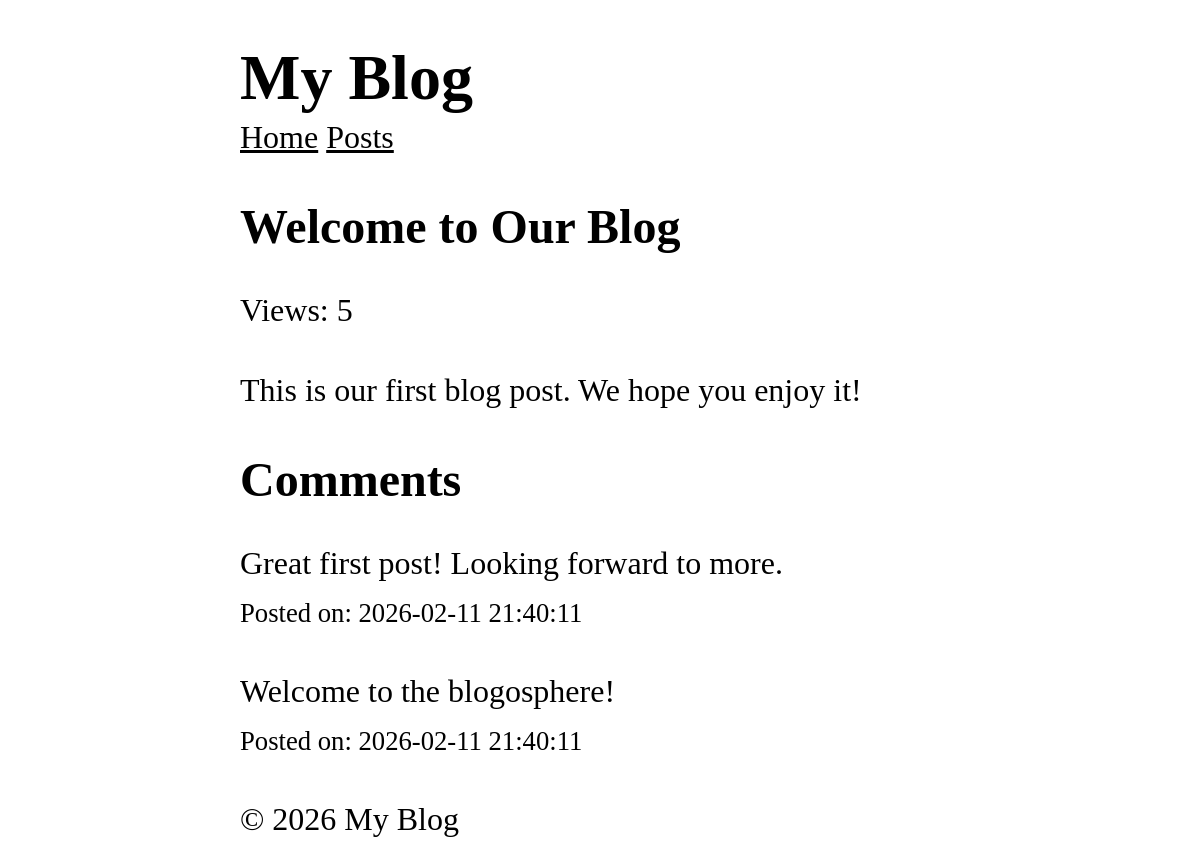
/posts/1, run on the app's committed database.
### tables this page shows
CREATE TABLE posts (
    id INTEGER PRIMARY KEY AUTOINCREMENT,
    title TEXT NOT NULL,
    content TEXT NOT NULL,
    views INTEGER DEFAULT 0,
    user_id INTEGER NOT NULL,
    created_at DATETIME DEFAULT CURRENT_TIMESTAMP,
    FOREIGN KEY (user_id) REFERENCES users (id)
);

CREATE TABLE comments (
    id INTEGER PRIMARY KEY AUTOINCREMENT,
    content TEXT NOT NULL,
    user_id INTEGER NOT NULL,
    post_id INTEGER NOT NULL,
    created_at DATETIME DEFAULT CURRENT_TIMESTAMP,
    FOREIGN KEY (user_id) REFERENCES users (id),
    FOREIGN KEY (post_id) REFERENCES posts (id)
);

### core/View.php (called while the page is built, shortened)
<?php
class View {
    public static function render(string $template, array $data = [], ?string $layout = null): string {
        $content = static::renderTemplate(
            $template,
            $data
        );
        return static::renderLayout($layout, $data, $content);
    }
    protected static function renderTemplate(string $template, array $data): string {
        extract($data);
        $path = dirname(__DIR__). "/app/Views/$template.php";
        require $path;
        return ob_get_clean();
    }
    protected static function renderLayout(?string $template, array $data, string $content): string {
        return ob_get_clean();
    }
}

### app/Controllers/PostController.php (called while the page is built, shortened)
<?php
class PostController {
    public function show($id) {
        $post = Post::find($id);
        $comments = Comment::forPost($id);
        return View::render(
            template: 'post/show',
            layout: 'layouts/main',
            data: ['post' => $post, 'comments' => $comments]
        );
    }
}

### public/index.php (called while the page is built, shortened)
<?php
$router = new Router();
$uri = parse_url($_SERVER['REQUEST_URI'], PHP_URL_PATH);
$method = $_SERVER['REQUEST_METHOD'];
$router->dispatch($uri, $method);

### core/App.php (called while the page is built, shortened)
<?php
class App {
    protected static $container = [];
    public static function bind(string $key, mixed $value): void {
        static::$container[$key] = $value;
    }
    public static function get(string $key): mixed {
        return static::$container[$key];
    }
}

### core/Model.php (called while the page is built, shortened)
<?php
abstract class Model {
    protected static $table;
    public static function find(mixed $id): static | null {
        $db = App::get('database');
        return $db->fetch("SELECT * FROM " . static::$table . " WHERE id = ?", [$id], static::class);
    }
}

### core/Database.php (called while the page is built, shortened)
<?php
class Database {
    protected $pdo;
    public function __construct(array $config) {
        try {
            $dsn = $this->createDsn($config);
            $username = $config['username'] ?? null;
            $password = $config['password'] ?? null;
            $options = $config['options'] ?? null;
            $this->pdo = new PDO($dsn, $username, $password, $options);
            $this->pdo->setAttribute(PDO::ATTR_ERRMODE, PDO::ERRMODE_EXCEPTION);
        } catch (PDOException $e) {
            throw new Exception("Could not connect to the database");
        }
    }
    protected function createDsn(array $config): string {
        $driver = $config['driver'];
        $dbname = $config['dbname'];
        return match($driver) {
            'sqlite' => "sqlite:$dbname",
            default => throw new Exception("Unsupported database driver: $driver")
        };
    }
    public function query(string $sql, array $params = []): PDOStatement {
        $stmt = $this->pdo->prepare($sql);
        $stmt->execute($params);
        return $stmt;
    }
    public function fetchAll(string $sql, array $params = [], ?string $className = null): array {
        $stmt = $this->query($sql, $params);
        return $className
            ? $stmt->fetchAll(PDO::FETCH_CLASS, $className)
            : $stmt->fetchAll(PDO::FETCH_ASSOC);
    }
    public function fetch(string $sql, array $params = [], ?string $className = null): mixed {
        $stmt = $this->query($sql, $params);
        $stmt->setFetchMode(
            $className ? PDO::FETCH_CLASS : PDO::FETCH_ASSOC, $className
        );
        return $stmt->fetch();
    }
}

### app/Models/Comment.php (called while the page is built, shortened)
<?php
class Comment extends Model {
    public static function forPost($postId): array {
        $db = App::get('database');
        return $db->fetchAll(
            "SELECT * FROM comments WHERE post_id = ? ORDER BY created_at DESC",
            [$postId],
            static::class
        );
    }
}

### app/Views/post/show.php (the view)
<article>
    <h1><?= htmlspecialchars($post->title) ?></h1>
    <p>Views: <?= $post->views ?></p>
    <p>
        <?=  nl2br(htmlspecialchars($post->content)) ?>
    </p>
</article>
<section>
    <h2>Comments</h2>
    <?php foreach($comments as $comment): ?>
        <div>
            <p>
             <?=  nl2br(htmlspecialchars($comment->content)) ?>
            </p>
            <small>Posted on: <?=  $comment->created_at ?></small>
        </div>
    <?php endforeach; ?>
</section>

### public/style.css (style rules this page uses)
*, *::before, *::after { box-sizing: border-box; }
html { -moz-text-size-adjust: none; -webkit-text-size-adjust: none; text-size-adjust: none; }
body, h1, h2, h3, h4, p, figure, blockquote, dl, dd { margin-block-end: 0; }
body { min-height: 100vh; line-height: 1.5; max-width: 60%; margin-left: auto; margin-right: auto; font-size: 2em; font-family: Cambria, Cochin, Georgia, Times, 'Times New Roman', serif; }
h1, h2, h3, h4, button, input, label { line-height: 1.1; }
h1, h2, h3, h4 { text-wrap: balance; }

### data on the page
posts: title "Welcome to Our Blog", views "5", content "This is our first blog post. We hope you enjoy it!"
comments: content "Great first post! Looking forward to more.", created_at "2026-02-11 21:40:11"
comments: content "Welcome to the blogosphere!", created_at "2026-02-11 21:40:11"
